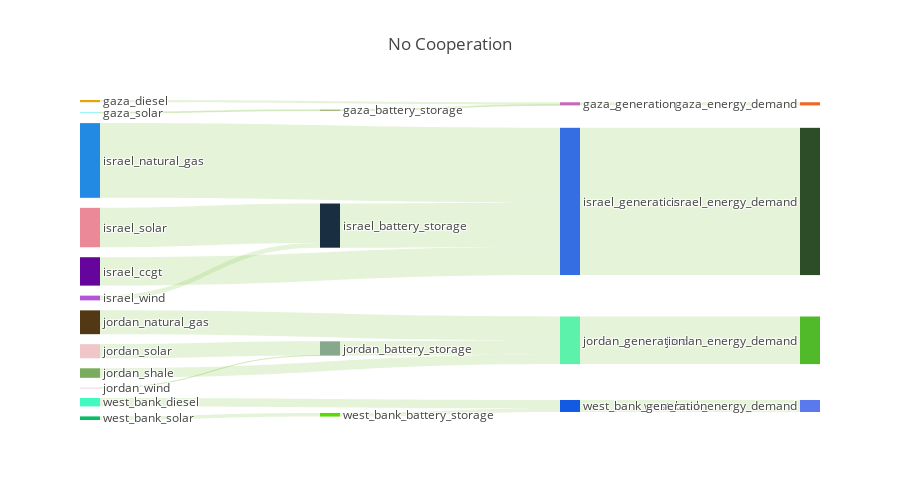

The notebook cell this image was saved under:
### Markdown cell above
## Visualise flows
This figure visualises flows between each territory

###### NOTE TO SELF:
Here I'm trying to generate a set of sankey plots in a loop (currently testing just for NCO) but can't get the plotly figure to save... getting the error:

> The colour 
> 101 The kaleido executable is required by the kaleido Python library, but it was not included

### Code cell
# import os
# import seaborn as sns
# import matplotlib.pyplot as plt

# import warnings
# warnings.filterwarnings('ignore')

# import sys
# sys.path.append('../')

# from infrasim.optimise import *
# from infrasim.utils import *

# # SUBFUNCTIONS
# def merge_capacity_data(results_dict):
#     '''Returns a dataframe with merged capacity data based on a dictionary containing a set of results class
#     '''
#     # init blank df
#     capacities = pd.DataFrame()
#     # loop results 
#     for k in results_dict.keys():
#         df = results_dict[k].results_capacities
#         capacities = capacities.append(df,ignore_index=True)
#     return capacities


# def get_relative_capacities(results_dict):
#     capacities = merge_capacity_data(results_dict)
#     # get bas and delta dfs
#     bas   = capacities.loc[capacities.scenario.isin(['BAS'])].reset_index(drop=True)
#     delta = capacities.loc[~capacities.scenario.isin(['BAS'])].reset_index(drop=True)
#     # group
#     bas   = bas.groupby(by=['scenario','technology','territory']).max().reset_index()
#     delta = delta.groupby(by=['scenario','technology','territory']).max().reset_index()
#     # map baseline capacities
#     bas = bas.set_index('node')['value'].to_dict()
#     delta['bas_cap'] = delta.node.map(bas)
#     # compute delta
#     delta['relative_change'] = delta['value'] - delta['bas_cap']
#     return delta

# #File paths
# nodes = '../data/nextra/spatial/network/nodes.shp'
# edges = '../data/nextra/spatial/network/edges.shp'
# flows = '../data/nextra/nodal_flows/processed_flows_2030.csv'

# # Params
# timesteps=24#7000
# super_source=False
# pprint=True
# save_figures=True

# infrasim_init_directories()

# scenarios = {
#              'NCO' : True,
#             }

# results = {}
# for s in scenarios:
        
#     model_run = nextra(nodes,edges,flows,
#                        scenario=s,
#                        energy_objective=scenarios[s],
#                        timesteps=timesteps,
#                        #super_source=True,
#                        #super_sink=True,
#                        #res_factor=99,
#                        #model_name='meow',
#                       )

#     model_run.build()
#     model_run.run(pprint=False)
#     try:
#         model_results = model_run.get_results()
#         # add scenarios to results
#         if s == 'BAU' and scenarios[s] == False:
#             s = 'BAS'
#         model_results.results_capacities['scenario']       = s
#         model_results.results_storages['scenario']         = s
#         model_results.results_edge_flows['scenario']       = s
#         model_results.results_capacity_change['scenario']  = s
#         model_results.results_costs['scenario']            = s
#         # append results
#         results[s] = model_results
#         print('> Completed: ' + s)
#     except:
#         print('> FAILED! ' + s)
#         os.system('say "Scenario failed"')

# #os.system('say "Code block finished"')

# print('> Done.')

# results['NCO'].plot_flows_sankey(height=500,title='No Cooperation')

### Figure 1 — Plotly figure (JSON) as saved in the notebook; plotly's stock layout.template omitted (floating-point values rounded to 4 significant figures)
{"data": [{"domain": {"x": [0, 1], "y": [0, 1]}, "link": {"color": ["rgba(127, 194, 65, 0.2)", "rgba(127, 194, 65, 0.2)", "rgba(127, 194, 65, 0.2)", "rgba(127, 194, 65, 0.2)", "rgba(127, 194, 65, 0.2)", "rgba(127, 194, 65, 0.2)", "rgba(127, 194, 65, 0.2)", "rgba(127, 194, 65, 0.2)", "rgba(127, 194, 65, 0.2)", "rgba(127, 194, 65, 0.2)", "rgba(127, 194, 65, 0.2)", "rgba(127, 194, 65, 0.2)", "rgba(127, 194, 65, 0.2)", "rgba(127, 194, 65, 0.2)", "rgba(127, 194, 65, 0.2)", "rgba(127, 194, 65, 0.2)", "rgba(127, 194, 65, 0.2)", "rgba(127, 194, 65, 0.2)", "rgba(127, 194, 65, 0.2)", "rgba(127, 194, 65, 0.2)", "rgba(127, 194, 65, 0.2)", "rgba(127, 194, 65, 0.2)", "rgba(127, 194, 65, 0.2)", "rgba(127, 194, 65, 0.2)", "rgba(127, 194, 65, 0.2)", "rgba(127, 194, 65, 0.2)", "rgba(127, 194, 65, 0.2)", "rgba(127, 194, 65, 0.2)", "rgba(127, 194, 65, 0.2)", "rgba(127, 194, 65, 0.2)", "rgba(127, 194, 65, 0.2)", "rgba(127, 194, 65, 0.2)", "rgba(127, 194, 65, 0.2)", "rgba(127, 194, 65, 0.2)", "rgba(127, 194, 65, 0.2)", "rgba(127, 194, 65, 0.2)", "rgba(127, 194, 65, 0.2)", "rgba(127, 194, 65, 0.2)"], "source": [0, 33, 2, 32, 4, 5, 38, 7, 8, 9, 34, 34, 34, 34, 11, 12, 13, 40, 15, 16, 17, 39, 39, 39, 19, 20, 21, 22, 42, 24, 25, 26, 41, 41, 41, 28, 29, 30], "target": [31, 32, 32, 31, 32, 33, 34, 34, 34, 34, 31, 35, 36, 37, 34, 38, 38, 39, 39, 39, 39, 35, 36, 37, 39, 39, 40, 40, 41, 41, 41, 41, 35, 36, 37, 41, 42, 42], "value": [0, 1685.0, 3932.0, 5618.0, 0, 1685.0, 79510.0, 51080.0, 0, 0, 0, 265000.0, 0, 0, 134400.0, 70950.0, 8558.0, 25710.0, 0, 0, 0, 0, 85710.0, 0, 42850.0, 17140.0, 25410.0, 305.2, 6482.0, 0, 0, 15120.0, 0, 0, 21610.0, 0, 6482.0, 0]}, "node": {"color": ["e2d7e5", "d72632", "e6a504", "d4d9a2", "802133", "89f4fa", "751f8e", "65059c", "f0bbd5", "60fede", "e95f63", "228ae3", "eb8998", "b455d9", "c84436", "1989f0", "ac7797", "8a8407", "17abd4", "523814", "79ac5d", "f0c6c9", "ed9dcd", "144c6b", "c44cea", "c7a762", "42f9c1", "bae9f5", "77523c", "0abd65", "18fb6b", "ee6622", "c769b8", "789633", "356de3", "2d4c28", "51ba2b", "5979ec", "192f41", "5cf2ac", "87a88d", "135ae2", "5ad907"], "label": ["egypt_generation", "gaza_battery_storage", "gaza_diesel", "gaza_generation", "gaza_natural_gas", "gaza_solar", "israel_battery_storage", "israel_ccgt", "israel_coal", "israel_diesel", "israel_generation", "israel_natural_gas", "israel_solar", "israel_wind", "jordan_battery_storage", "jordan_ccgt", "jordan_coal", "jordan_diesel", "jordan_generation", "jordan_natural_gas", "jordan_shale", "jordan_solar", "jordan_wind", "west_bank_battery_storage", "west_bank_ccgt", "west_bank_coal", "west_bank_diesel", "west_bank_generation", "west_bank_natural_gas", "west_bank_solar", "west_bank_wind", "gaza_energy_demand", "gaza_generation", "gaza_battery_storage", "israel_generation", "israel_energy_demand", "jordan_energy_demand", "west_bank_energy_demand", "israel_battery_storage", "jordan_generation", "jordan_battery_storage", "west_bank_generation", "west_bank_battery_storage"], "line": {"color": "black", "width": 0}, "pad": 10}, "orientation": "h", "type": "sankey", "valueformat": ".0f"}], "layout": {"font": {"size": 12}, "height": 500, "title": "No Cooperation"}}
